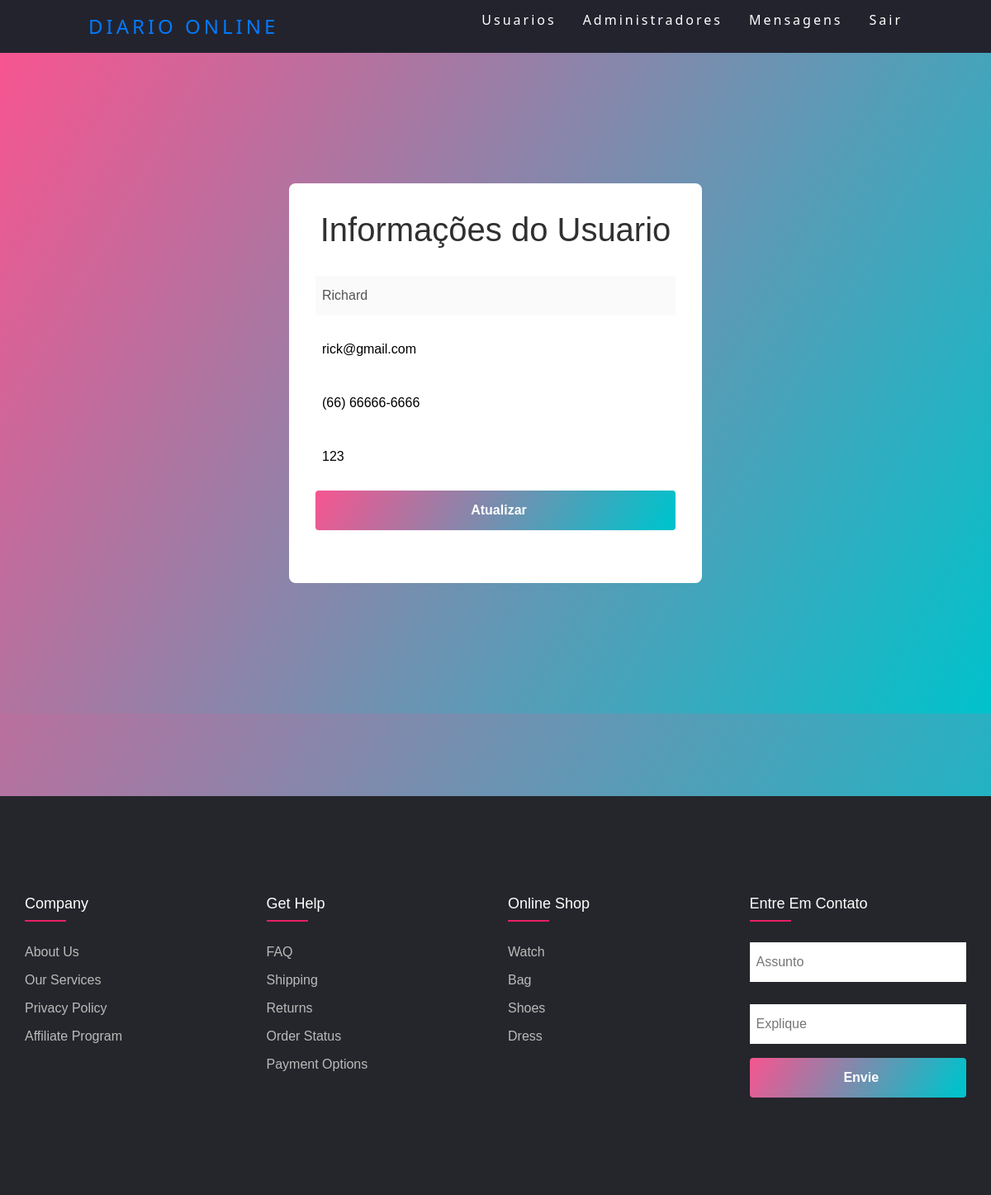
Page /juan/adm/editar.php?id=7 (signed in) on the committed database.
### tables this page shows
CREATE TABLE `usuario` (
  `idUsuario` int(11) NOT NULL,
  `nome` varchar(50) NOT NULL,
  `telefone` varchar(15) NOT NULL,
  `email` varchar(50) NOT NULL,
  `senha` varchar(50) NOT NULL,
  `idAcesso` int(11) DEFAULT 1
);

### juan/adm/editar.php (the view, shortened to what this page needs)
<?php
require_once('../conexao.php');
$ida = $_GET['id'];
$sqla = 'SELECT * FROM usuario where idUsuario=' . $ida;
$row = mysqli_query($conexao, $sqla);
$resultado = mysqli_fetch_assoc($row);
?>
<link rel="stylesheet" href="https://cdnjs.cloudflare.com/ajax/libs/meyer-reset/2.0/reset.min.css">
<link rel='stylesheet' href='https://unpkg.com/boxicons@2.1.2/css/boxicons.min.css'>
<link rel='stylesheet' href='https://cdnjs.cloudflare.com/ajax/libs/inter-ui/3.19.3/inter.css'>
<link rel='stylesheet' href='https://cdnjs.cloudflare.com/ajax/libs/font-awesome/4.5.0/css/font-awesome.min.css'>
<link rel='stylesheet' href='https://unpkg.com/vanilla-datatables@latest/dist/vanilla-dataTables.min.css'>
<link rel='stylesheet' href='https://cdnjs.cloudflare.com/ajax/libs/twitter-bootstrap/4.0.0-alpha.6/css/bootstrap.min.css'>
<link rel="stylesheet" type="text/css" href="https://cdnjs.cloudflare.com/ajax/libs/font-awesome/5.15.1/css/all.min.css">
<link rel="stylesheet" href="../css/menu.css">
<link rel="stylesheet" href="../css/footer.css">
<link rel="stylesheet" href="../css/dd.css">
<header>
    <nav>
        <a class="logo" href="index.php">Diario online</a>
        <ul class="nav-list">
        <li><a class="menu" href="index.php">Usuarios</a></li>
            <li><a class="menu" href="adm.php">Administradores</a></li>
            <li><a class="menu" href="msg.php">Mensagens</a></li>
            <li><a class="menu" href="../actionIndex/sair.php">Sair</a></li>
        </ul>
    </nav>
</header>
<main class="login">
    <div class="login__container" >
      <h1 class="login__title">Informações do Usuario  </h1>
      <form class="login__form" method="post" action="action/editando.php">
        <input class="login__input" type="text"  value="<?php echo $resultado['nome']; ?>" disabled />
        <span class="login__input-border"></span>
        <input class="login__input" type="texte" placeholder="E-mail" name="email" required  value="<?php echo $resultado['email']; ?>"/>
        <span class="login__input-border"></span>
        <input class="login__input" type="texte" placeholder="Telefone" id="telefone" name="telefone"  value="<?php echo $resultado['telefone']; ?>"  maxlength="14" onkeypress="mascaraData( this, event )" required />
        <span class="login__input-border"></span>
        <input class="login__input" type="text" placeholder="senha" name="senha"  value="<?php echo $resultado['senha']; ?>" required/>
        <span class="login__input-border"></span>
        <button type="submit" class="login__submit">Atualizar</button>
      </form>
    </div>
  </main>
<footer class="footer">
    <div class="container">
        <div class="row">
            <div class="footer-col">
                <h4>company</h4>
                <ul>
                    <li><a href="#">about us</a></li>
                    <li><a href="#">our services</a></li>
                    <li><a href="#">privacy policy</a></li>
                    <li><a href="#">affiliate program</a></li>
                </ul>
            </div>
            <div class="footer-col">
                <h4>get help</h4>
                <ul>
                    <li><a href="#">FAQ</a></li>
                    <li><a href="#">shipping</a></li>
                    <li><a href="#">returns</a></li>
                    <li><a href="#">order status</a></li>
                    <li><a href="#">payment options</a></li>
                </ul>
            </div>
            <div class="footer-col">
                <h4>online shop</h4>
                <ul>
                    <li><a href="#">watch</a></li>
                    <li><a href="#">bag</a></li>
                    <li><a href="#">shoes</a></li>
                    <li><a href="#">dress</a></li>
                </ul>
            </div>
            <div class="footer-col">
                <h4>Entre em Contato</h4>
                <ul>
                    <form method="POST" action="action/enviar.php">
                        <input class="login__input" type="text" placeholder="Assunto" name="assunto" />
                        <span class="login__input-border"></span>
                        <input class="login__input" type="text" placeholder="Explique" name="explique" style=" margin-top:10px ;" />
                        <span class="login__input-border"></span>
                        <button type="submit" class="login__submit">Envie</button>
                    </form>
                </ul>
            </div>
        </div>
    </div>
</footer>

### juan/css/menu.css (style rules this page uses)
* { margin: 0; padding: 0; }
.menu { color: #fff; text-decoration: none; transition: 0.3s; }
.logo { font-size: 24px; text-transform: uppercase; letter-spacing: 4px; }
nav { display: flex; justify-content: space-around; align-items: center; font-family: system-ui, -apple-system, Helvetica, Arial, sans-serif; background: #23232e; height: 8vh; }
main { background: url("bg.jpg") no-repeat center center; background-size: cover; height: 92vh; }
.nav-list { list-style: none; display: flex; }
.nav-list li { letter-spacing: 3px; margin-left: 32px; }

### juan/css/footer.css (style rules this page uses)
* { margin:0; padding:0; box-sizing: border-box; }
.container { max-width: 1170px; margin:auto; }
.row { display: flex; flex-wrap: wrap; }
ul { list-style: none; }
.footer { margin-top: 100px; background-color: #24262b; padding: 70px 0; }
.footer-col { width: 25%; padding: 0 15px; }
.footer-col h4 { font-size: 18px; color: #ffffff; text-transform: capitalize; margin-bottom: 35px; font-weight: 500; position: relative; }
.footer-col h4::before { content: ''; position: absolute; left:0; bottom: -10px; background-color: #e91e63; height: 2px; box-sizing: border-box; width: 50px; }
.footer-col ul li:not(:last-child) { margin-bottom: 10px; }
.footer-col ul li a { font-size: 16px; text-transform: capitalize; color: #ffffff; text-decoration: none; font-weight: 300; color: #bbbbbb; display: block; transition: all 0.3s ease; }

### juan/css/dd.css (style rules this page uses)
.login { height: 100vh; background: var(--input-linear); display: flex; justify-content: center; align-items: center; }
.login__container { min-height: 300px; width: 500px; background-color: var(--white); box-sizing: border-box; padding: 32px; border-radius: 8px; display: flex; flex-direction: column; align-items: center; }
.login__title { margin-bottom: 32px; color: var(--black); }
.login__form { width: 100%; display: flex; flex-direction: column; justify-content: center; align-items: center; }
.login__input { height: 48px; width: 100%; box-sizing: border-box; padding-left: 8px; border: unset; outline: none; position: relative; }
.login__input-border { height: var(--border-height); width: 100%; margin-bottom: 16px; transition: .3s ease-in-out; }
.login__input-border::after { content: ''; display: block; height: var(--border-height); width: 0; margin-bottom: 16px; background: var(--input-linear); transition: .3s ease-in-out; }
.login__submit { height: 48px; width: 100%; padding-left: 8px; outline: none; position: relative; background: var(--button-linear); background-size: 200%; margin-bottom: 32px; color: var(--white); font-size: 16px; font-weight: bold; border: unset; border-radius: 4px; cursor: pointer; transition: 0.5s ease; }

### juan/adm/editar.php (style rules this page uses)
.container { margin-top: 50px; }

### rows in the picture
usuario: nome "Richard", email "rick@gmail.com", telefone "(66) 66666-6666", senha "123"
